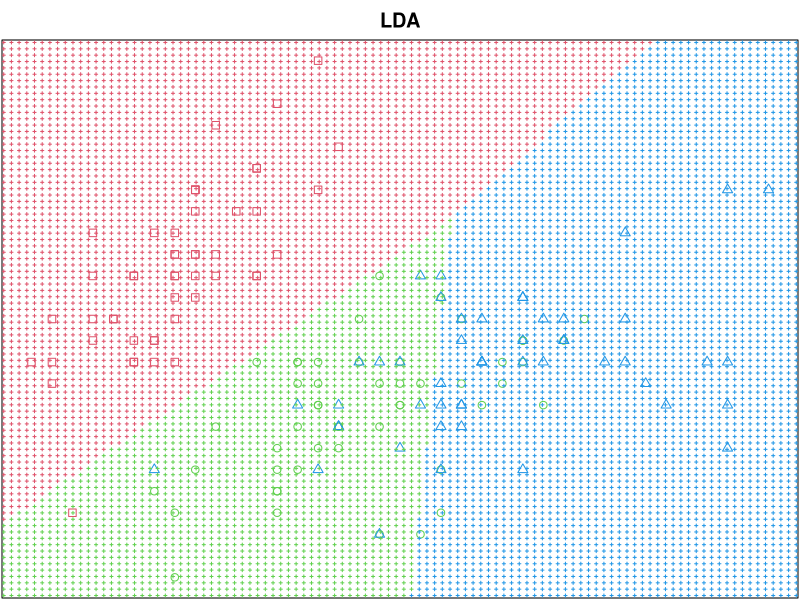
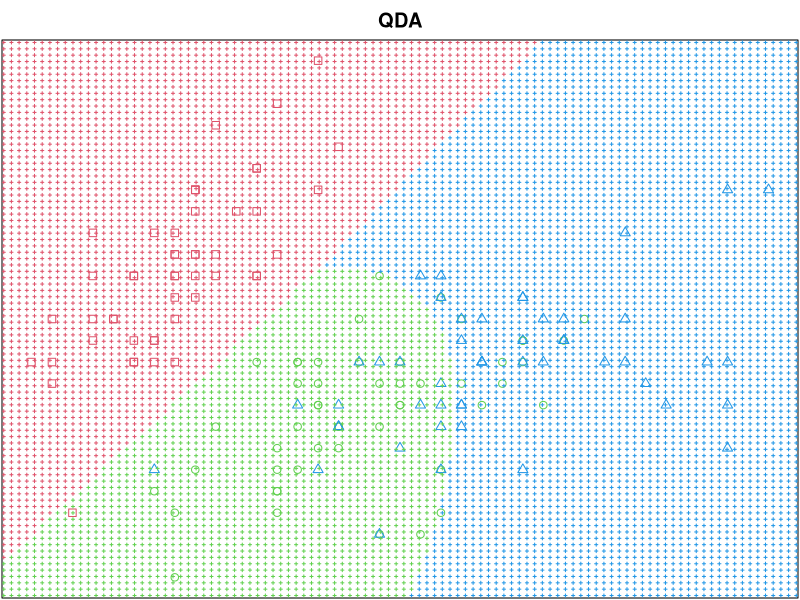

The R source for these figures, in order:
## ---- chunk 1
library(MASS)
set.seed(123)
## ---- chunk 2
data(iris)
X = iris[, 1:2]
y = rep(0, nrow(iris)) 
y[iris[, 5] == "setosa"] = 1
y[iris[, 5] == "versicolor"] = 2
y[iris[, 5] == "virginica"] = 3
niris = data.frame(Species = y,
                   SLength = X[, 1],
                   SWidth = X[, 2])
head(niris, n = 5)
## ---- chunk 3
dt = sort(sample(nrow(niris), nrow(niris)*0.5))
train = niris[dt, ]
test = niris[-dt, ]
## ---- chunk 4
lda.fit = lda(Species~., niris)
qda.fit = qda(Species~., niris);
lda.fit
qda.fit
## ---- chunk 5
new.pred.lda = predict(lda.fit, test)
new.pred.qda = predict(qda.fit, test)
## ---- chunk 6
miss_lda = mean(ifelse(test[, 1] == new.pred.lda$class, 0, 1))
miss_qda = mean(ifelse(test[, 1] == new.pred.qda$class, 0, 1))
miss_lda
miss_qda
## ---- chunk 7
xmin = min(niris$SLength) - 1
xmax = max(niris$SLength) + 1
ymin = min(niris$SWidth) - 1
ymax = max(niris$SWidth) + 1

n_points = 150     
x_grid = seq(xmin,xmax,length.out = n_points) 
y_grid = seq(ymin,ymax,length.out = n_points) 
## ---- chunk 8
par(mar = c(0.1, 0.1, 2, 0.1))
plot(
  X,
  pch = y - 1,
  col = y + 1,
  main = "LDA",
  yaxt = 'n',
  xaxt = 'n'
)

for (j in 1:n_points) {
  for (k in 1:n_points) {
    new = data.frame(SLength = x_grid[j], SWidth = y_grid[k])
    new.pred.lda = predict(lda.fit, new)
    curr_obs = as.numeric(new.pred.lda$class)
    points(x_grid[j],
           y_grid[k],
           col = curr_obs + 1,
           pch = 3,
           cex = 0.3)
  }
}
# Red = Setosa, Green = Versicolor, Blue = Virginica
## ---- chunk 9
par(mar = c(0.1, 0.1, 2, 0.1))
plot(
  X,
  pch = y - 1,
  col = y + 1,
  main = "QDA",
  yaxt = 'n',
  xaxt = 'n'
)

for (j in 1:n_points) {
  for (k in 1:n_points) {
    new = data.frame(SLength = x_grid[j], SWidth = y_grid[k])
    new.pred.qda = predict(qda.fit, new)
    curr_obs = as.numeric(new.pred.qda$class)
    points(x_grid[j],
           y_grid[k],
           col = curr_obs + 1,
           pch = 3,
           cex = 0.3)
  }
}
# Red = Setosa, Green = Versicolor, Blue = Virginica
